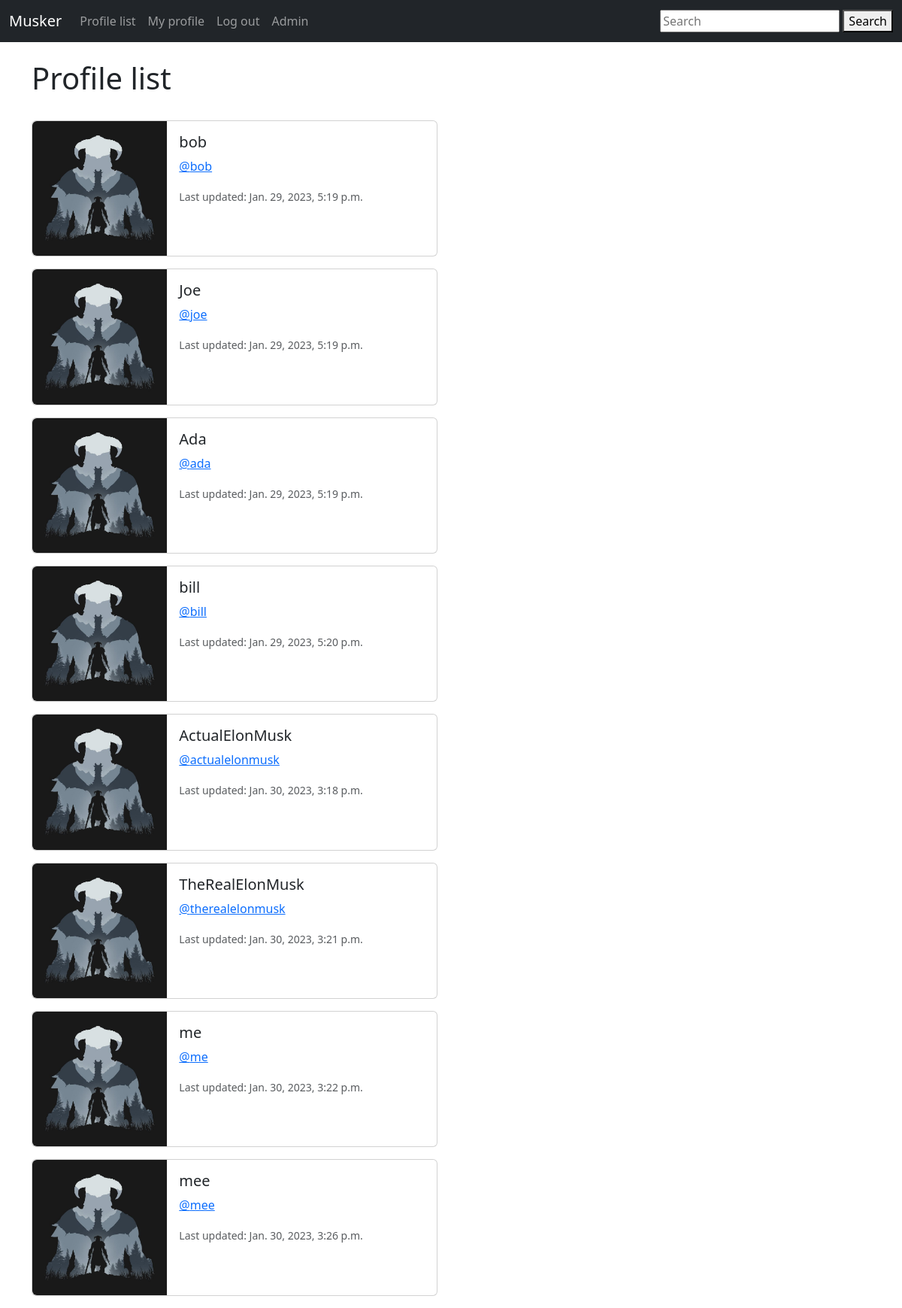
Screenshot of /profile_list/ (signed in) with the database file from the repository.
### musker/models.py (models this page shows, shortened)
class Profile(models.Model):
    user = models.OneToOneField(User, on_delete=models.CASCADE)
    follows = models.ManyToManyField('self', related_name='followed_by', symmetrical=False, blank=True)
    date_modified = models.DateTimeField(User, auto_now=True)

### musker/views.py (the view)
# urls.py: path('profile_list/', views.profile_list, name='profile_list'),
def profile_list(request):
    if request.user.is_authenticated:
        profiles = Profile.objects.exclude(user=request.user)
        return render(request, 'profile_list.html', {
            'profiles': profiles
        })
    else:
        messages.warning(request, 'You must be logged in to view this page.')
        return redirect('home')

### musker/templates/profile_list.html (shortened to what this page needs)
{% extends 'base.html' %}
{% load static %}
{% block content %}
<html lang="en">
<head>
</head>
<body>
    <h1>Profile list</h1>
    <br>
    {% if profiles %}
        {% for profile in profiles %}
        <div class="card mb-3" style="max-width: 540px;">
          <div class="row g-0">
            <div class="col-md-4">
              <img src="{% static 'images/default_image.jpg' %}" class="img-fluid rounded-start" alt="profile image">
            </div>
            <div class="col-md-8">
              <div class="card-body">
                <h5 class="card-title">{{ profile.user.username }}</h5>
                <p class="card-text"><a href="{% url 'profile' profile.user.id %}"> @{{ profile.user.username|lower }}</a></p>
                <p class="card-text"><small class="text-muted">Last updated: {{ profile.date_modified }}</small></p>
              </div>
            </div>
          </div>
        </div>
        {% endfor %}
    {% endif %}
</body>
</html>
{% endblock %}

### rows the page displays
Profile: user.username "bob", date_modified "Jan. 29, 2023, 5:19 p.m."
Profile: user.username "Joe", user.username "joe", date_modified "Jan. 29, 2023, 5:19 p.m."
Profile: user.username "Ada", user.username "ada", date_modified "Jan. 29, 2023, 5:19 p.m."
Profile: user.username "bill", date_modified "Jan. 29, 2023, 5:20 p.m."
Profile: user.username "ActualElonMusk", user.username "actualelonmusk", date_modified "Jan. 30, 2023, 3:18 p.m."
Profile: user.username "TheRealElonMusk", user.username "therealelonmusk", date_modified "Jan. 30, 2023, 3:21 p.m."
Profile: user.username "me", date_modified "Jan. 30, 2023, 3:22 p.m."
Profile: user.username "mee", date_modified "Jan. 30, 2023, 3:26 p.m."
